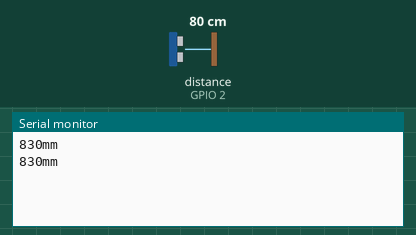
This sketch was run on a simulated ESP32. On the bench: the last lines printed to the serial monitor. The test bench sets the inputs (shaded band); at power-on: distance to the obstacle (sensor on GPIO 2) 80 cm. The echo pulse lasts 58.3 µs per cm.

Above: at 2.2 s.
2.3 s: distance to the obstacle (sensor on GPIO 2) set to 2 cm
At 3.6 s:
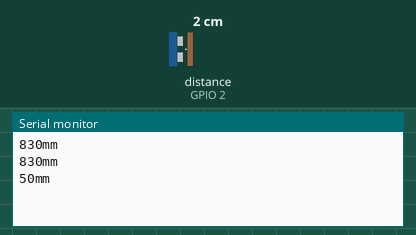
3.8 s: distance to the obstacle (sensor on GPIO 2) set to 4 cm
At 4.5 s:
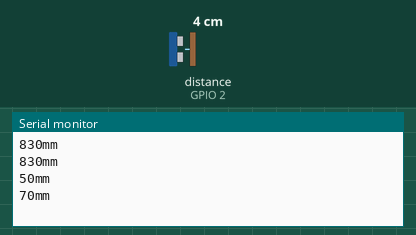
Timing chart, 0 to 6.8 s (numbered marks = the images above; inputs shaded):
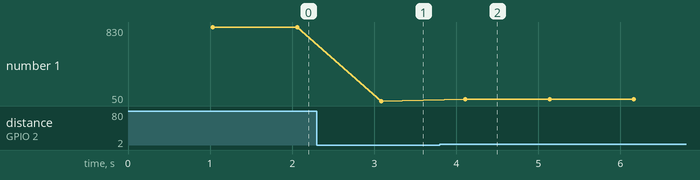

Measured:
- after the input at 2.3 s, the serial monitor: prints a new line after 0.79 s (image 1)
- after the input at 3.8 s, the serial monitor: prints a new line after 0.31 s (image 2)
- plotted number 1: 830 → 50 after the input at 2.3 s, 50 → 70 after the input at 3.8 s

The sketch:

esp_ultrasonic.ino
```cpp
// Esp32 code

#include "SR04.h"
#define TRIG_PIN 2
#define ECHO_PIN 4
SR04 sr04 = SR04(ECHO_PIN,TRIG_PIN);
long a;

void setup() {
   Serial.begin(9600);
   delay(1000);
}

void loop() {
   a=sr04.Distance()*10+30;
   Serial.print(a);
   Serial.println("mm");
   delay(1000);
}
```
